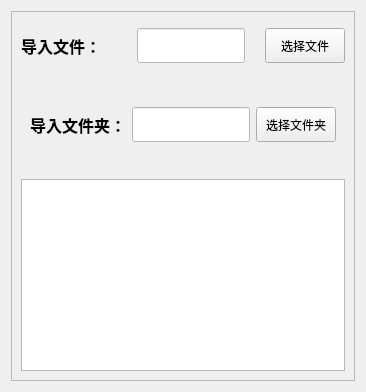
           <widget class="QWidget" name="page_2">
            <layout class="QVBoxLayout" name="verticalLayout_7">
             <item>
              <widget class="QFrame" name="frame_2">
               <property name="frameShape">
                <enum>QFrame::StyledPanel</enum>
               </property>
               <property name="frameShadow">
                <enum>QFrame::Raised</enum>
               </property>
               <layout class="QVBoxLayout" name="verticalLayout_6" stretch="0,0,2">
                <property name="spacing">
                 <number>20</number>
                </property>
                <item>
                 <layout class="QHBoxLayout" name="horizontalLayout_6">
                  <item>
                   <widget class="QLabel" name="label_12">
                    <property name="minimumSize">
                     <size>
                      <width>96</width>
                      <height>50</height>
                     </size>
                    </property>
                    <property name="maximumSize">
                     <size>
                      <width>16777215</width>
                      <height>16777215</height>
                     </size>
                    </property>
                    <property name="styleSheet">
                     <string notr="true">	font-size: 16px;
	font-family: &quot;Microsoft YaHei&quot;;
font-weight: bold;</string>
                    </property>
                    <property name="text">
                     <string>导入文件：</string>
                    </property>
                   </widget>
                  </item>
                  <item>
                   <widget class="QLineEdit" name="data_path_3">
                    <property name="minimumSize">
                     <size>
                      <width>0</width>
                      <height>35</height>
                     </size>
                    </property>
                    <property name="styleSheet">
                     <string notr="true">background:rgb(255,255,255)
</string>
                    </property>
                   </widget>
                  </item>
                  <item>
                   <widget class="QPushButton" name="path_button_3">
                    <property name="minimumSize">
                     <size>
                      <width>0</width>
                      <height>35</height>
                     </size>
                    </property>
                    <property name="text">
                     <string>选择文件</string>
                    </property>
                   </widget>
                  </item>
                 </layout>
                </item>
                <item>
                 <widget class="QFrame" name="frame_10">
                  <layout class="QHBoxLayout" name="horizontalLayout_7">
                   <item>
                    <widget class="QLabel" name="label_13">
                     <property name="minimumSize">
                      <size>
                       <width>0</width>
                       <height>50</height>
                      </size>
                     </property>
                     <property name="maximumSize">
                      <size>
                       <width>16777215</width>
                       <height>16777215</height>
                      </size>
                     </property>
                     <property name="styleSheet">
                      <string notr="true">	font-size: 16px;
	font-family: &quot;Microsoft YaHei&quot;;
font-weight: bold;</string>
                     </property>
                     <property name="text">
                      <string>导入文件夹：</string>
                     </property>
                    </widget>
                   </item>
                   <item>
                    <widget class="QLineEdit" name="data_path_4">
                     <property name="minimumSize">
                      <size>
                       <width>0</width>
                       <height>35</height>
                      </size>
                     </property>
                     <property name="styleSheet">
                      <string notr="true">background:rgb(255,255,255)
</string>
                     </property>
                    </widget>
                   </item>
                   <item>
                    <widget class="QPushButton" name="path_button_4">
                     <property name="minimumSize">
                      <size>
                       <width>0</width>
                       <height>35</height>
                      </size>
                     </property>
                     <property name="text">
                      <string>选择文件夹</string>
                     </property>
                    </widget>
                   </item>
                  </layout>
                 </widget>
                </item>
                <item>
                 <widget class="QTableWidget" name="tableWidget"/>
                </item>
               </layout>
              </widget>
             </item>
            </layout>
           </widget>
